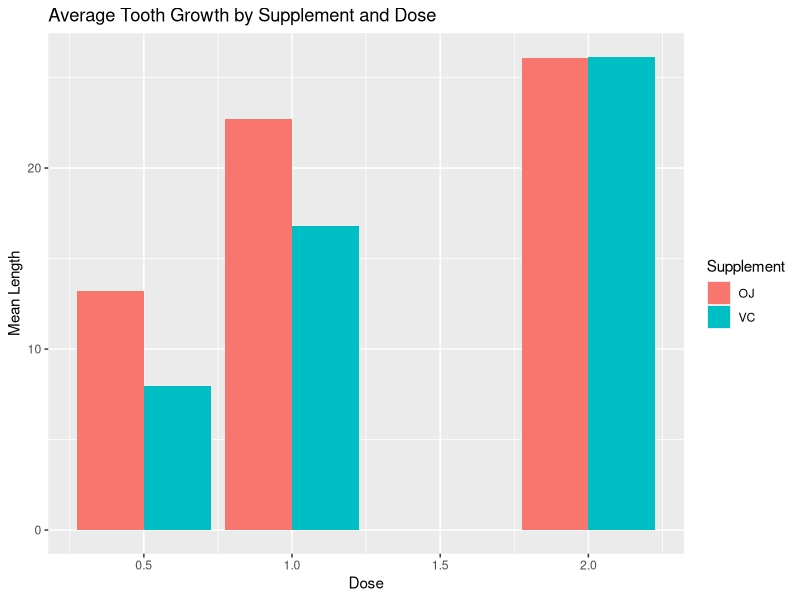

The R script that drew this image:
## ---- chunk 1
knitr::opts_chunk$set(echo = TRUE)
## ---- chunk 2
library(dplyr)
library(ggplot2)
## ---- chunk 3
data("ToothGrowth")

str(ToothGrowth)
## ---- chunk 4
unique(ToothGrowth$supp)
unique(ToothGrowth$dose)
## ---- chunk 5
summarizedToothGrowth <-
    ToothGrowth %>%
    group_by(supp, dose) %>% 
    summarize(len.mean = mean(len))

g <- ggplot(summarizedToothGrowth, aes(x = dose, y = len.mean, fill = supp)) + 
    geom_col(position = "dodge") +
    labs(
        x = "Dose",
        y = "Mean Length",
        title = "Average Tooth Growth by Supplement and Dose",
        fill = "Supplement"
    )
print(g)
## ---- chunk 6
len_OJ_05 <- ToothGrowth$len[ToothGrowth$supp == "OJ" & ToothGrowth$dose == 0.5]
len_OJ_10 <- ToothGrowth$len[ToothGrowth$supp == "OJ" & ToothGrowth$dose == 1.0]
len_OJ_20 <- ToothGrowth$len[ToothGrowth$supp == "OJ" & ToothGrowth$dose == 2.0]
len_VC_05 <- ToothGrowth$len[ToothGrowth$supp == "VC" & ToothGrowth$dose == 0.5]
len_VC_10 <- ToothGrowth$len[ToothGrowth$supp == "VC" & ToothGrowth$dose == 1.0]
len_VC_20 <- ToothGrowth$len[ToothGrowth$supp == "VC" & ToothGrowth$dose == 2.0]
len_OJ <- ToothGrowth$len[ToothGrowth$supp == "OJ"]
len_VC <- ToothGrowth$len[ToothGrowth$supp == "VC"]

t.test(len_OJ_05, len_VC_05)
t.test(len_OJ_10, len_VC_10)
t.test(len_OJ_20, len_VC_20)
t.test(len_OJ, len_VC)
